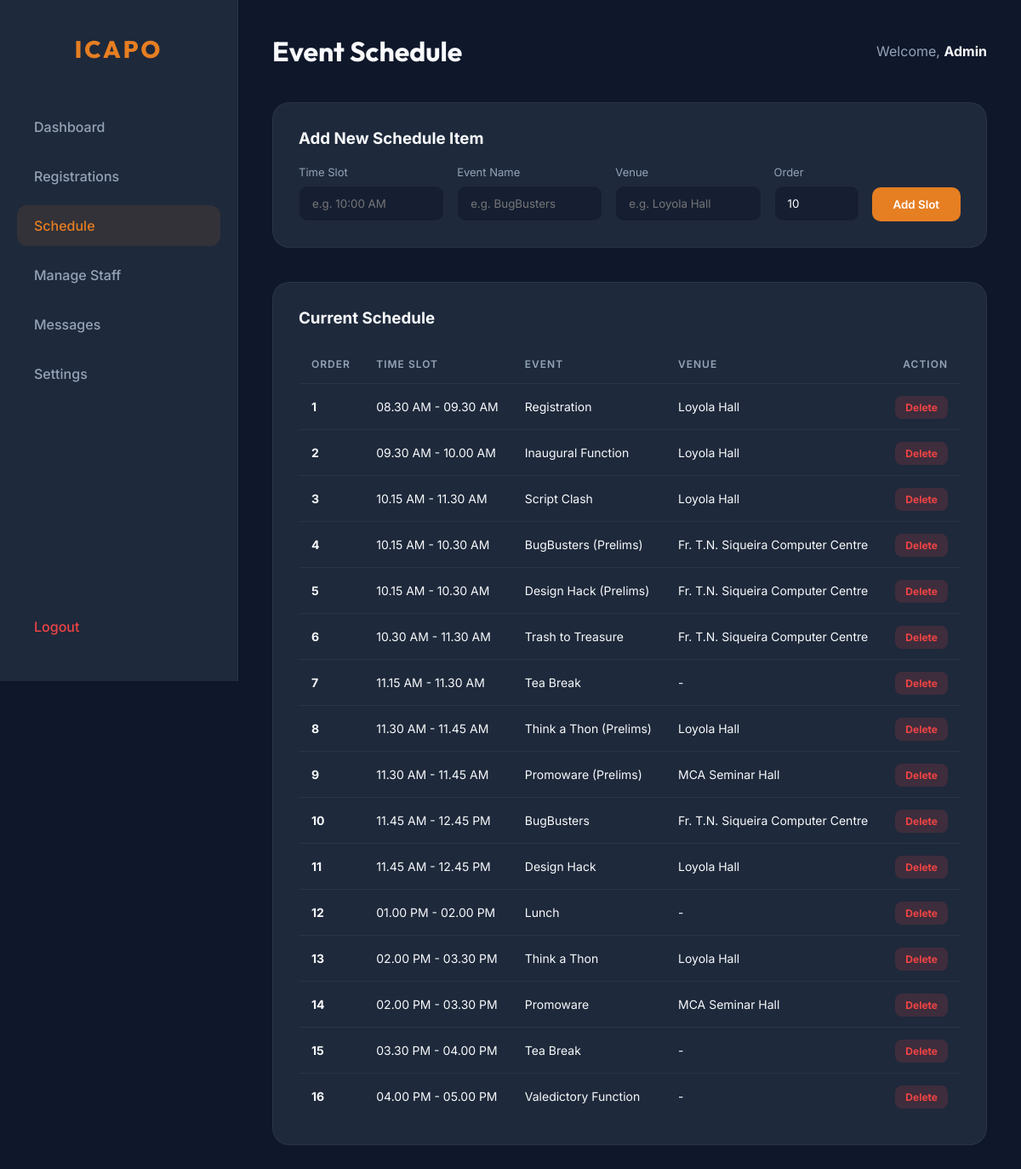
/admin/schedule.php (signed in), run on the app's committed database.
### tables this page shows
CREATE TABLE IF NOT EXISTS schedule (
    id INT AUTO_INCREMENT PRIMARY KEY,
    time_slot VARCHAR(100) NOT NULL,
    event_name VARCHAR(255) NOT NULL,
    venue VARCHAR(255) DEFAULT '-',
    order_index INT DEFAULT 0,
    created_at TIMESTAMP DEFAULT CURRENT_TIMESTAMP
);

### admin/schedule.php (the view, shortened to what this page needs)
<?php
include '../config/db.php';
$page_title = "Event Schedule";
$schedule = $conn->query("SELECT * FROM schedule ORDER BY order_index ASC");
include 'includes/header.php';
?>
<div class="admin-card" style="margin-bottom: 40px;">
    <h3>Add New Schedule Item</h3>
    <form method="POST" style="display: grid; grid-template-columns: repeat(3, 1fr) 100px auto; gap: 15px; margin-top: 20px; align-items: end;">
        <div>
            <label style="display: block; margin-bottom: 8px; font-size: 13px; color: var(--text-muted);">Time Slot</label>
            <input type="text" name="time_slot" class="form-control" placeholder="e.g. 10:00 AM" required>
        </div>
        <div>
            <label style="display: block; margin-bottom: 8px; font-size: 13px; color: var(--text-muted);">Event Name</label>
            <input type="text" name="event_name" class="form-control" placeholder="e.g. BugBusters" required>
        </div>
        <div>
            <label style="display: block; margin-bottom: 8px; font-size: 13px; color: var(--text-muted);">Venue</label>
            <input type="text" name="venue" class="form-control" placeholder="e.g. Loyola Hall">
        </div>
        <div>
            <label style="display: block; margin-bottom: 8px; font-size: 13px; color: var(--text-muted);">Order</label>
            <input type="number" name="order_index" class="form-control" value="10">
        </div>
        <button type="submit" name="add_event" class="btn-primary">Add Slot</button>
    </form>
</div>
<div class="admin-card">
    <h3>Current Schedule</h3>
    <table class="admin-table">
        <thead>
            <tr>
                <th>Order</th>
                <th>Time Slot</th>
                <th>Event</th>
                <th>Venue</th>
                <th style="text-align: right;">Action</th>
            </tr>
        </thead>
        <tbody>
            <?php while($row = $schedule->fetch_assoc()): ?>
            <tr>
                <td><strong><?php echo $row['order_index']; ?></strong></td>
                <td><?php echo $row['time_slot']; ?></td>
                <td><?php echo $row['event_name']; ?></td>
                <td><?php echo $row['venue']; ?></td>
                <td style="text-align: right;">
                    <a href="?delete=<?php echo $row['id']; ?>" class="status-badge status-danger" style="text-decoration: none;" onclick="return confirm('Are you sure you want to delete this event?')">Delete</a>
                </td>
            </tr>
            <?php endwhile; ?>
        </tbody>
    </table>
</div>
<?php include 'includes/footer.php'; ?>

### admin/includes/header.php (shortened to what this page needs)
<!DOCTYPE html>
<html lang="en">
<head>
    <link rel="stylesheet" href="assets/css/admin.css">
</head>
<body>
<?php include 'sidebar.php'; ?>
<div class="main-wrapper">
    <div class="admin-header">
        <h1><?php echo $page_title ?? 'Dashboard'; ?></h1>
        <div class="admin-user">
            <span style="color: var(--text-muted);">Welcome,</span> <strong>Admin</strong>
        </div>
    </div>

### admin/includes/sidebar.php (shortened to what this page needs)
<div class="sidebar">
    <div class="sidebar-logo">
        <h2>ICAPO</h2>
    </div>
    <ul class="nav-links">
        <li class="nav-item">
            <a href="dashboard.php" class="nav-link <?php echo basename($_SERVER['PHP_SELF']) == 'dashboard.php' ? 'active' : ''; ?>">
                <span>Dashboard</span>
            </a>
        </li>
        <li class="nav-item">
            <a href="registrations.php" class="nav-link <?php echo basename($_SERVER['PHP_SELF']) == 'registrations.php' ? 'active' : ''; ?>">
                <span>Registrations</span>
            </a>
        </li>
        <li class="nav-item">
            <a href="schedule.php" class="nav-link <?php echo basename($_SERVER['PHP_SELF']) == 'schedule.php' ? 'active' : ''; ?>">
                <span>Schedule</span>
            </a>
        </li>
        <li class="nav-item">
            <a href="manage_staff.php" class="nav-link <?php echo basename($_SERVER['PHP_SELF']) == 'manage_staff.php' ? 'active' : ''; ?>">
                <span>Manage Staff</span>
            </a>
        </li>
        <li class="nav-item">
            <a href="messages.php" class="nav-link <?php echo basename($_SERVER['PHP_SELF']) == 'messages.php' ? 'active' : ''; ?>" style="display: flex; justify-content: space-between; align-items: center;">
                <span>Messages</span>
            </a>
        </li>
        <li class="nav-item">
            <a href="settings.php" class="nav-link <?php echo basename($_SERVER['PHP_SELF']) == 'settings.php' ? 'active' : ''; ?>">
                <span>Settings</span>
            </a>
        </li>
    </ul>
    <div class="sidebar-footer">
        <a href="logout.php" class="nav-link" style="color: var(--danger);">
            <span>Logout</span>
        </a>
    </div>
</div>

### admin/includes/footer.php
</div>
</body>
</html>

### admin/assets/css/admin.css (style rules this page uses)
:root { --primary: #e67e22; --primary-hover: #d35400; --dark: #0f172a; --dark-accent: #1e293b; --text-main: #f8fafc; --text-muted: #94a3b8; --success: #2ecc71; --warning: #f1c40f; --danger: #ef4444; --sidebar-bg: #1e293b; --header-bg: rgba(15, 23, 42, 0.8); --card-bg: #1e293b; --border: rgba(255, 255, 255, 0.05); }
* { margin: 0; padding: 0; box-sizing: border-box; font-family: 'Inter', sans-serif; }
body { background: var(--dark); color: var(--text-main); display: flex; min-height: 100vh; }
.sidebar { width: 280px; background: var(--sidebar-bg); padding: 40px 20px; display: flex; flex-direction: column; position: fixed; height: 100vh; border-right: 1px solid var(--border); transition: all 0.3s ease; }
.sidebar-logo { text-align: center; margin-bottom: 50px; }
.sidebar-logo h2 { font-family: 'Outfit', sans-serif; font-size: 28px; font-weight: 800; color: var(--primary); letter-spacing: 3px; text-transform: uppercase; }
.nav-links { list-style: none; }
.nav-item { margin-bottom: 10px; }
.nav-link { display: flex; align-items: center; gap: 15px; padding: 14px 20px; color: var(--text-muted); text-decoration: none; border-radius: 12px; transition: all 0.3s ease; font-weight: 500; }
.nav-link:hover, .nav-link.active { background: rgba(230, 126, 34, 0.1); color: var(--primary); }
.sidebar-footer { margin-top: auto; }
.main-wrapper { flex: 1; margin-left: 280px; padding: 40px; }
.admin-header { display: flex; justify-content: space-between; align-items: center; margin-bottom: 40px; }
.admin-header h1 { font-family: 'Outfit', sans-serif; font-size: 32px; font-weight: 700; }
.admin-card { background: var(--card-bg); border-radius: 20px; border: 1px solid var(--border); padding: 30px; overflow-x: auto; }
.admin-table { width: 100%; border-collapse: collapse; margin-top: 20px; }
.admin-table th { text-align: left; padding: 15px; color: var(--text-muted); font-weight: 600; border-bottom: 1px solid var(--border); text-transform: uppercase; font-size: 12px; letter-spacing: 1px; }
.admin-table td { padding: 18px 15px; border-bottom: 1px solid var(--border); font-size: 14px; color: var(--text-main); }
.admin-table tr:last-child td { border-bottom: none; }
.btn-primary { background: var(--primary); color: white; padding: 12px 25px; border-radius: 10px; border: none; font-weight: 600; cursor: pointer; transition: all 0.3s ease; }
.form-control { background: rgba(15, 23, 42, 0.5); border: 1px solid var(--border); color: white; padding: 12px 15px; border-radius: 10px; width: 100%; outline: none; }
.status-badge { padding: 6px 12px; border-radius: 8px; font-size: 12px; font-weight: 700; }
.status-danger { background: rgba(239, 68, 68, 0.15); color: var(--danger); }
.main-wrapper { animation: fadeIn 0.8s ease-out; }

### data on the page
schedule: order_index "1", time_slot "08.30 AM - 09.30 AM", event_name "Registration", venue "Loyola Hall"
schedule: order_index "2", time_slot "09.30 AM - 10.00 AM", event_name "Inaugural Function", venue "Loyola Hall"
schedule: order_index "3", time_slot "10.15 AM - 11.30 AM", event_name "Script Clash", venue "Loyola Hall"
schedule: order_index "4", time_slot "10.15 AM - 10.30 AM", event_name "BugBusters (Prelims)", venue "Fr. T.N. Siqueira Computer Centre"
schedule: order_index "5", time_slot "10.15 AM - 10.30 AM", event_name "Design Hack (Prelims)", venue "Fr. T.N. Siqueira Computer Centre"
schedule: order_index "6", time_slot "10.30 AM - 11.30 AM", event_name "Trash to Treasure", venue "Fr. T.N. Siqueira Computer Centre"
schedule: order_index "7", time_slot "11.15 AM - 11.30 AM", event_name "Tea Break", venue "-"
schedule: order_index "8", time_slot "11.30 AM - 11.45 AM", event_name "Think a Thon (Prelims)", venue "Loyola Hall"
schedule: order_index "9", time_slot "11.30 AM - 11.45 AM", event_name "Promoware (Prelims)", venue "MCA Seminar Hall"
schedule: order_index "10", time_slot "11.45 AM - 12.45 PM", event_name "BugBusters", venue "Fr. T.N. Siqueira Computer Centre"
schedule: order_index "11", time_slot "11.45 AM - 12.45 PM", event_name "Design Hack", venue "Loyola Hall"
schedule: order_index "12", time_slot "01.00 PM - 02.00 PM", event_name "Lunch", venue "-"
schedule: order_index "13", time_slot "02.00 PM - 03.30 PM", event_name "Think a Thon", venue "Loyola Hall"
schedule: order_index "14", time_slot "02.00 PM - 03.30 PM", event_name "Promoware", venue "MCA Seminar Hall"
schedule: order_index "15", time_slot "03.30 PM - 04.00 PM", event_name "Tea Break", venue "-"
schedule: order_index "16", time_slot "04.00 PM - 05.00 PM", event_name "Valedictory Function", venue "-"

### other printed values
$page_title "Event Schedule"
